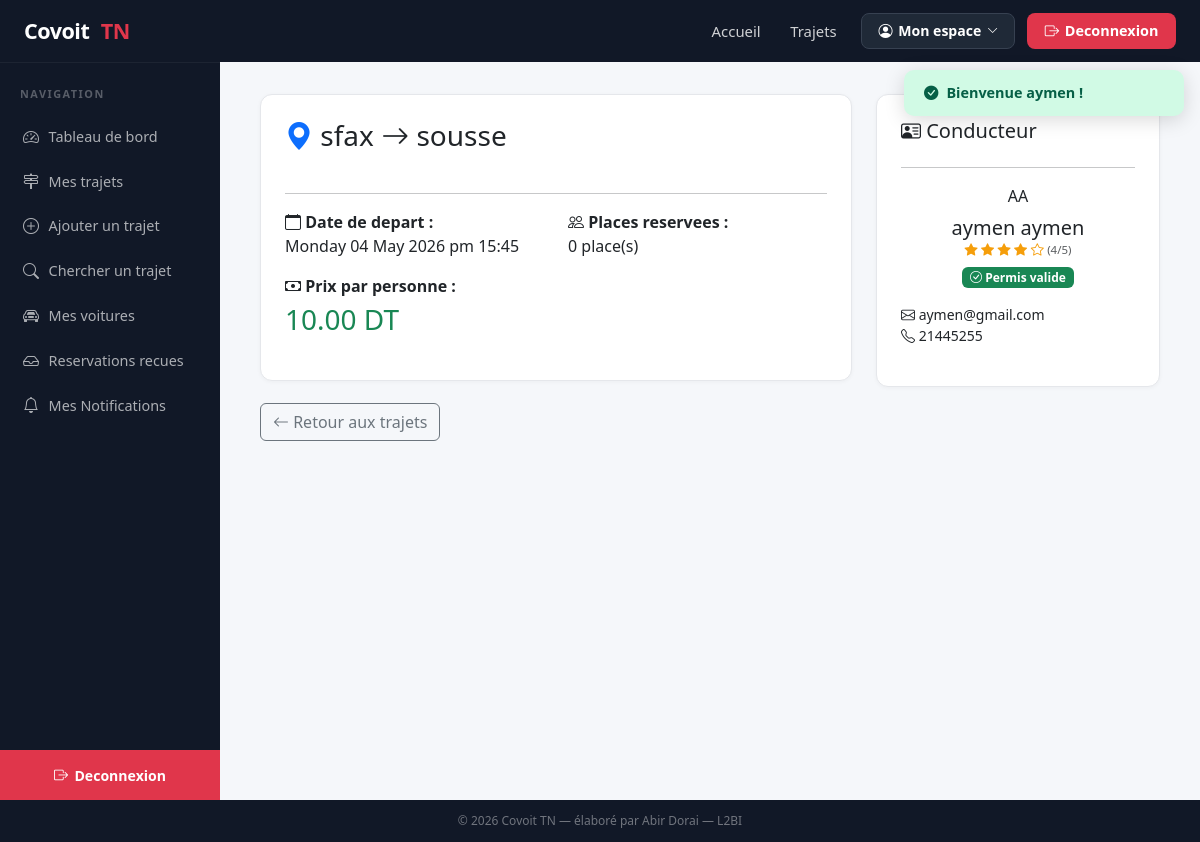
The page /index.php?controller=trajet&action=show&id=6 (signed in) on the database its author committed.
### tables this page shows
CREATE TABLE `trajet` (
  `idTrajet` int(11) NOT NULL,
  `idConducteur` int(11) NOT NULL,
  `villeDepart` varchar(50) NOT NULL,
  `villeArrivee` varchar(50) NOT NULL,
  `dateDepart` datetime NOT NULL,
  `prixParPersonne` double NOT NULL,
  `statut` varchar(20) DEFAULT 'Actif'
);

CREATE TABLE `utilisateur` (
  `idUtilisateur` int(11) NOT NULL,
  `nom` varchar(50) NOT NULL,
  `prenom` varchar(50) NOT NULL,
  `email` varchar(100) NOT NULL,
  `telephone` varchar(20) DEFAULT NULL,
  `motDepasse` varchar(100) NOT NULL,
  `role` varchar(20) NOT NULL
);

CREATE TABLE `conducteur` (
  `idConducteur` int(11) NOT NULL,
  `idUtilisateur` int(11) NOT NULL,
  `permisValide` tinyint(1) NOT NULL DEFAULT 0,
  `noteMoyenne` double DEFAULT 0
);

### controllers/TrajetController.php (called while the page is built, shortened)
<?php
require_once __DIR__ . '/../models/Trajet.php';
require_once __DIR__ . '/../models/Reservation.php';
class TrajetController extends Controller
{
    public function show()
    {
        $id = (int) ($_GET['id'] ?? 0);
        $trajetModel = new Trajet();
        $resaModel   = new Reservation();
        $trajet = $trajetModel->findDetails($id);
        $placesReservees = $resaModel->placesReservees($id);
        $this->render('trajet/show', [
            'trajet'          => $trajet,
            'placesReservees' => $placesReservees,
        ]);
    }
}

### core/Router.php (called while the page is built, shortened)
<?php
class Router
{
    public function dispatch()
    {
        $actionName     = isset($_GET['action'])     ? $_GET['action']     : 'index';
        $actionName     = preg_replace('/[^a-zA-Z0-9_]/', '', $actionName);
        $controller = new $className();
        $controller->$actionName();
    }
}

### index.php (called while the page is built, shortened)
<?php
require_once __DIR__ . '/core/Router.php';
$router = new Router();
$router->dispatch();

### config/database.php (called while the page is built, shortened)
<?php
class Database
{
    private static $host    = 'localhost';
    private static $dbname  = 'covoi_tn';
    private static $user    = 'root';
    private static $pass    = '';
    private static $charset = 'utf8mb4';
    private static $instance = null;
    public static function getInstance()
    {
        if (self::$instance === null) {
            $dsn = 'mysql:host=' . self::$host
                 . ';dbname=' . self::$dbname
                 . ';charset=' . self::$charset;
            $options = [
                PDO::ATTR_ERRMODE            => PDO::ERRMODE_EXCEPTION,
                PDO::ATTR_DEFAULT_FETCH_MODE => PDO::FETCH_ASSOC,
                PDO::ATTR_EMULATE_PREPARES   => false,
            ];
            try {
                self::$instance = new PDO($dsn, self::$user, self::$pass, $options);
            } catch (PDOException $e) {
                die('Erreur de connexion a la base de donnees : ' . $e->getMessage());
            }
        }
        return self::$instance;
    }
}

### core/Model.php (called while the page is built, shortened)
<?php
require_once __DIR__ . '/../config/database.php';
abstract class Model
{
    public function __construct()
    {
        $this->db = Database::getInstance();
    }
}

### models/Trajet.php (called while the page is built, shortened)
<?php
require_once __DIR__ . '/../core/Model.php';
class Trajet extends Model
{
    public function findDetails($id)
    {
        $sql = "SELECT t.*, u.nom, u.prenom, u.telephone, u.email, c.noteMoyenne, c.permisValide
                FROM trajet t
                INNER JOIN conducteur c  ON t.idConducteur = c.idConducteur
                INNER JOIN utilisateur u ON c.idUtilisateur = u.idUtilisateur
                WHERE t.idTrajet = :id";
        $stmt = $this->db->prepare($sql);
        $stmt->execute([':id' => $id]);
        return $stmt->fetch();
    }
}

### models/Reservation.php (called while the page is built, shortened)
<?php
require_once __DIR__ . '/../core/Model.php';
class Reservation extends Model
{
    public function placesReservees($idTrajet)
    {
        $sql = "SELECT COALESCE(SUM(nbPlacesReservees), 0) AS total
                FROM reservation
                WHERE idTrajet = :id AND statut IN ('Confirmee','En attente')";
        $stmt = $this->db->prepare($sql);
        $stmt->execute([':id' => $idTrajet]);
        $row = $stmt->fetch();
        return (int) $row['total'];
    }
}

### views/trajet/show.php (the view, shortened to what this page needs)
<div class="row">
    <div class="col-md-8">
        <div class="card p-4">
            <div class="d-flex justify-content-between mb-3">
                <h3>
                    <i class="bi bi-geo-alt-fill text-primary"></i>
                    <?= htmlspecialchars($trajet['villeDepart']) ?>
                    <i class="bi bi-arrow-right"></i>
                    <?= htmlspecialchars($trajet['villeArrivee']) ?>
                </h3>
                <span class="badge badge-statut-<?= htmlspecialchars($trajet['statut']) ?> fs-6">
                </span>
            </div>
            <hr>
            <div class="row">
                <div class="col-md-6">
                    <p><strong><i class="bi bi-calendar"></i> Date de depart :</strong><br>
                        <?= date('l d F Y a H:i', strtotime($trajet['dateDepart'])) ?>
                    </p>
                    <p><strong><i class="bi bi-cash"></i> Prix par personne :</strong><br>
                        <span class="fs-3 text-success"><?= number_format($trajet['prixParPersonne'], 2) ?> DT</span>
                    </p>
                </div>
                <div class="col-md-6">
                    <p><strong><i class="bi bi-people"></i> Places reservees :</strong><br>
                        <?= $placesReservees ?> place(s)
                    </p>
                </div>
            </div>
        </div>
    </div>
    <div class="col-md-4">
        <div class="card p-4">
            <h5><i class="bi bi-person-vcard"></i> Conducteur</h5>
            <hr>
            <div class="text-center mb-3">
                <div class="avatar-circle mx-auto mb-2">
                    <?= strtoupper(substr($trajet['prenom'], 0, 1) . substr($trajet['nom'], 0, 1)) ?>
                </div>
                <h5 class="mb-0">
                    <?= htmlspecialchars($trajet['prenom'] . ' ' . $trajet['nom']) ?>
                </h5>
                <p class="stars mb-1">
                    <?php for ($i = 1; $i <= 5; $i++): ?>
                        <i class="bi bi-star<?= $i <= round($trajet['noteMoyenne']) ? '-fill' : '' ?>"></i>
                    <?php endfor; ?>
                    <span class="text-muted small">(<?= $trajet['noteMoyenne'] ?>/5)</span>
                </p>
                <?php if ($trajet['permisValide']): ?>
                    <span class="badge bg-success"><i class="bi bi-check-circle"></i> Permis valide</span>
                <?php else: ?>
                    <span class="badge bg-warning"><i class="bi bi-exclamation-circle"></i> Permis non valide</span>
                <?php endif; ?>
            </div>
            <?php if (isset($_SESSION['user'])): ?>
                <ul class="list-unstyled small">
                    <li><i class="bi bi-envelope"></i> <?= htmlspecialchars($trajet['email']) ?></li>
                    <li><i class="bi bi-telephone"></i> <?= htmlspecialchars($trajet['telephone']) ?></li>
                </ul>
            <?php endif; ?>
        </div>
    </div>
</div>
<div class="mt-3">
    <a href="<?= BASE_URL ?>?controller=trajet&action=index" class="btn btn-outline-secondary">
        <i class="bi bi-arrow-left"></i> Retour aux trajets
    </a>
</div>

### public/css/style.css (style rules this page uses)
:root { --red: #e0364b; --red-dark: #c02a3a; --navy: #0f1523; --navy2: #1b2547; --dark: #111827; --sidebar-w: 220px; --white: #ffffff; --grey-bg: #f5f7fa; --grey-text: #6b7280; --border: #e5e7eb; --radius: 12px; }
*, *::before, *::after { box-sizing: border-box; }
body { font-family: 'Segoe UI', system-ui, -apple-system, sans-serif; background: var(--grey-bg); color: #1f2937; margin: 0; padding: 0; }
a { color: inherit; }
.card { background: var(--white); border-radius: var(--radius); border: 1px solid var(--border); box-shadow: 0 1px 4px rgba(0,0,0,.04); }
.stars { color: #f59e0b; font-size: .82rem; }

### rows shown on the page
trajet: villeDepart "sfax", villeArrivee "sousse", dateDepart "Monday 04 May 2026 pm 15:45", prixParPersonne "10.00", utilisateur.prenom+nom "AA", utilisateur.prenom+nom "aymen aymen", idConducteur.noteMoyenne "4", utilisateur.email "aymen@gmail.com", utilisateur.telephone "21445255"

### other values the page prints
$_SESSION['flash_success'] "Bienvenue aymen !"
$placesReservees "0"
